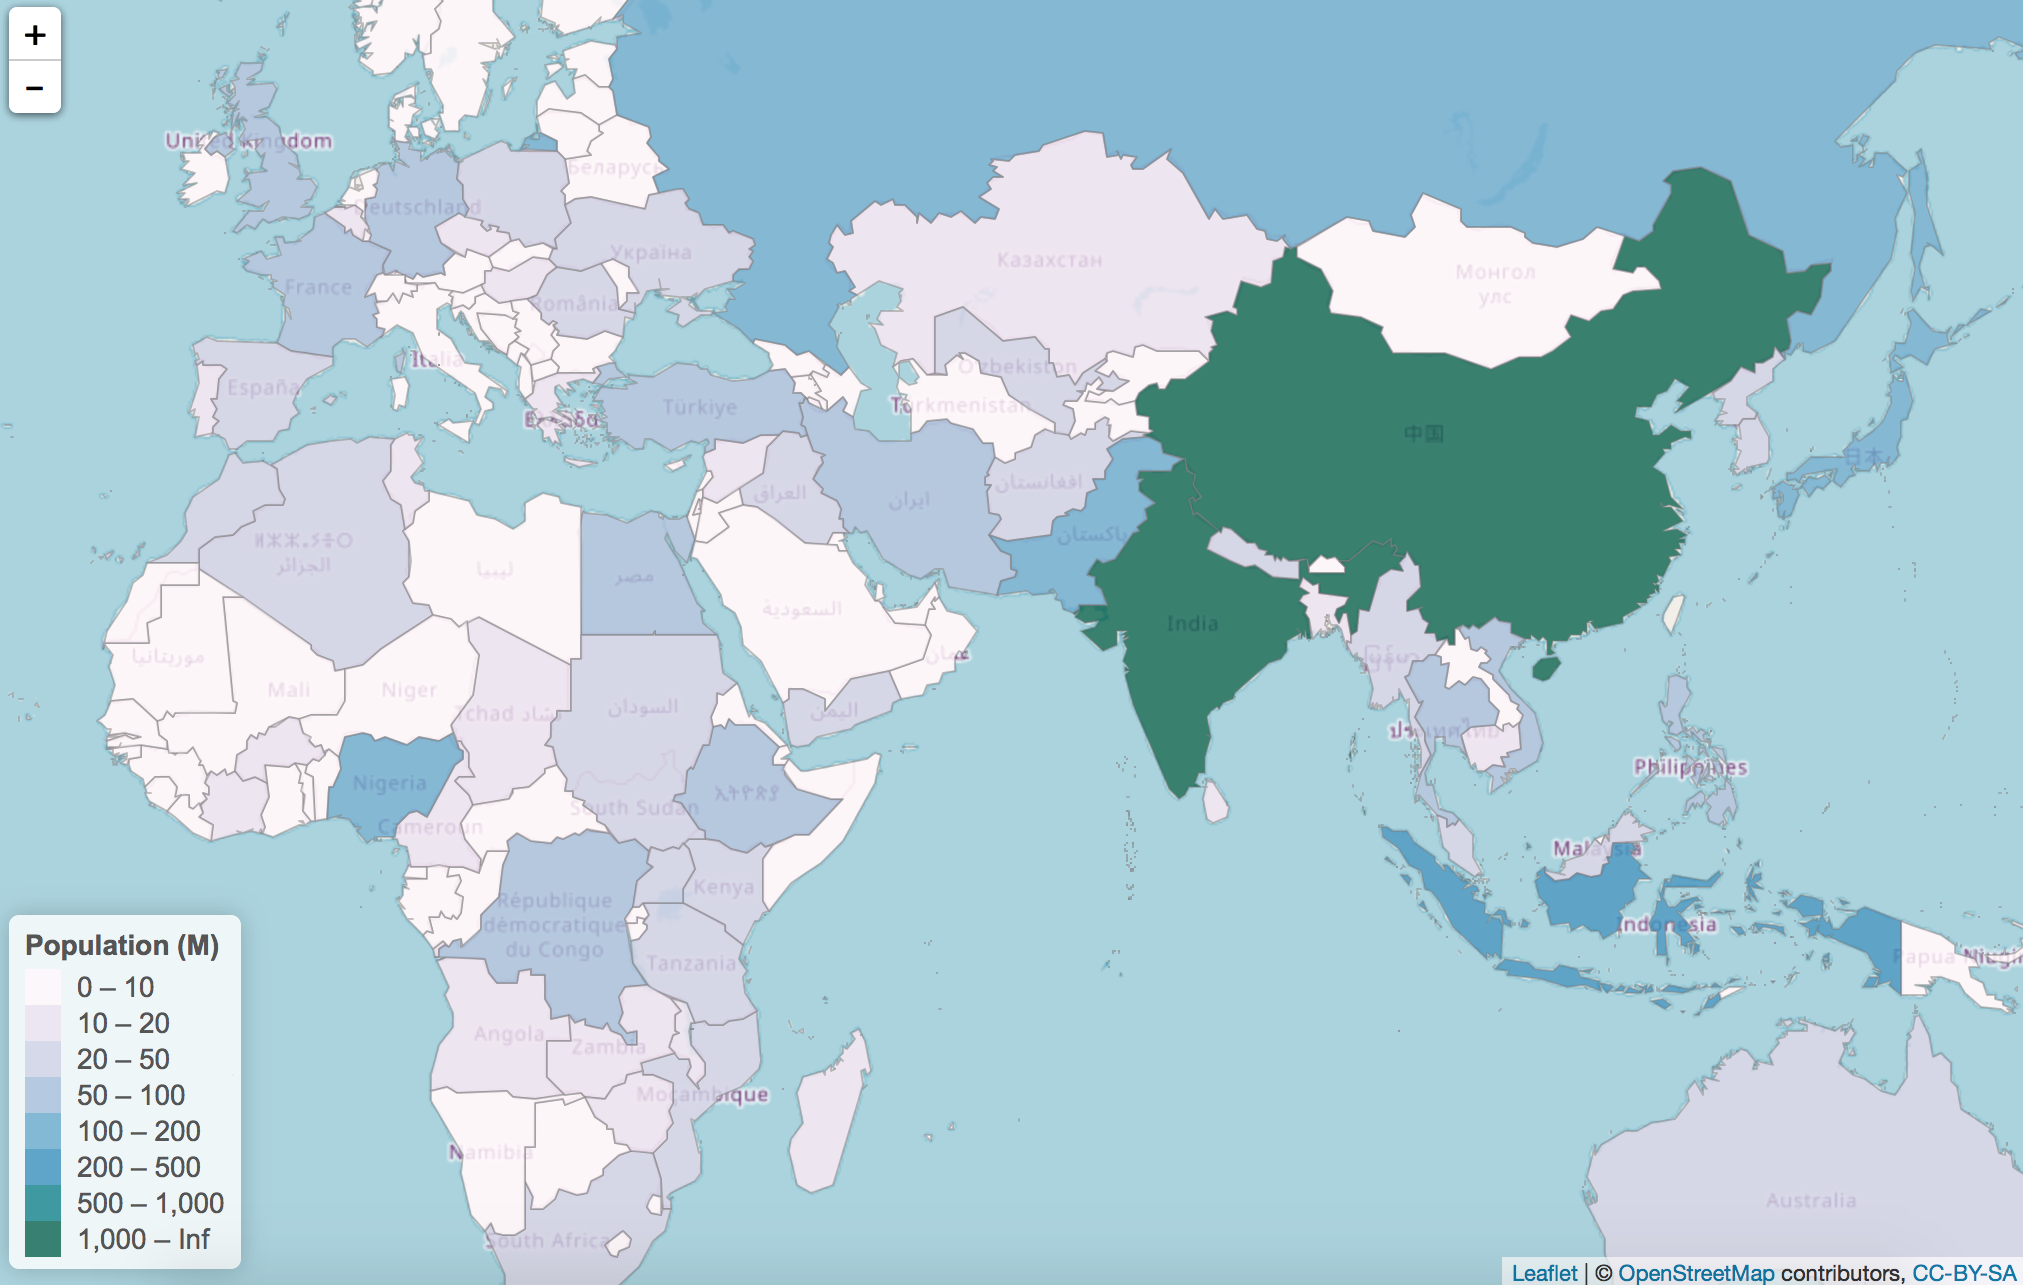

R code for this plot:
library(ggplot2)
library(leaflet)
library(rgdal)

# Download shape file using the code provided in the presentation
tmp <- tempdir()
url <-"http://thematicmapping.org/downloads/TM_WORLD_BORDERS_SIMPL-0.3.zip"
file <- basename(url)
download.file(url, file)
unzip(file, exdir = tmp)

# Read the file with the rgdal library in R
world_pop2015=readOGR(dsn=tmp, layer="TM_WORLD_BORDERS_SIMPL-0.3")

#Clean up the population data and transform the population in Million unit
world_pop2015$POP2005[which(world_pop2015$POP2005 == 0)] = NA
world_pop2015$POP2005=as.numeric(as.character(world_pop2015$POP2005))/1000000

#Create a color palette for the map
mybins=c(0,10,20,50,100,200,500,1000,Inf)
mypal=colorBin(palette="PuBuGn", world_pop2015$POP2005,na.color="transparent", bins=mybins)

#Use leaflet to customize the chloropleth map
leaflet(data=world_pop2015) %>% 
  addTiles()  %>% 
  addPolygons(fillColor=~mypal(POP2005),
              fillOpacity=0.8,
              color="grey",
              weight=0.9) %>% 
  addLegend(pal=mypal, values=~POP2005, opacity=0.8,
            title = "Population (M)", position = "bottomleft" )
